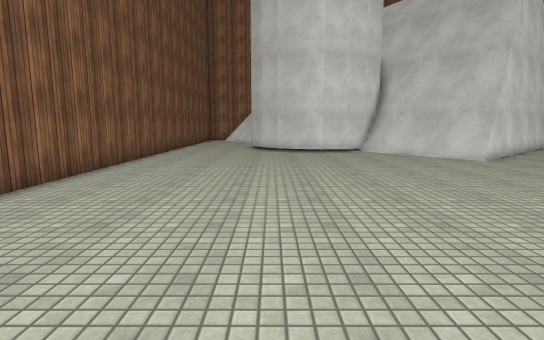
view 1 (above)

18 first-person views from a walk through a scene from a Unity 3-D project. The camera is 1.4 m above the floor, tilts 8° down and sees 80° across. The floor is counted in squares, 1 m on a side. Each view is taken from the middle of a square. On the plan, view 1 faces up. The plan holds only what a view shows up to about 15 squares ahead; the rest is blank. The place goes on beyond the plan. Surface patterns are stand-ins for the level's own textures.

view 2
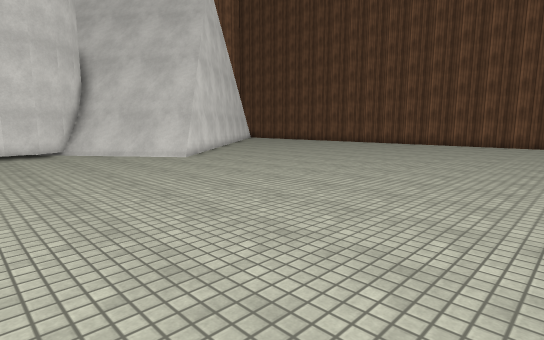

view 3
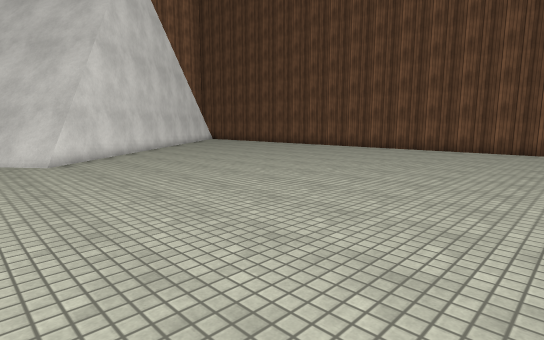

view 4
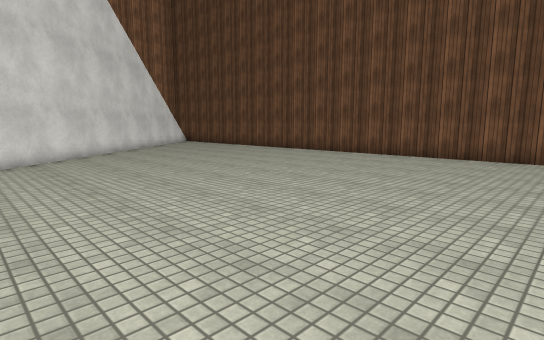

view 5
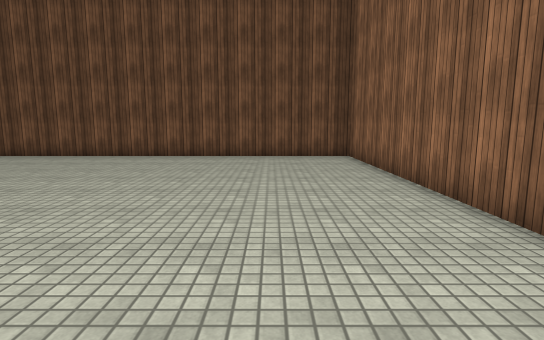

view 6
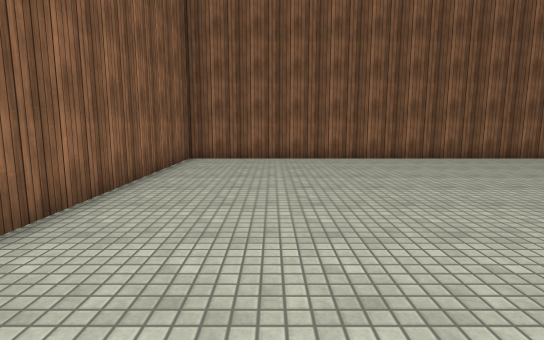

view 7
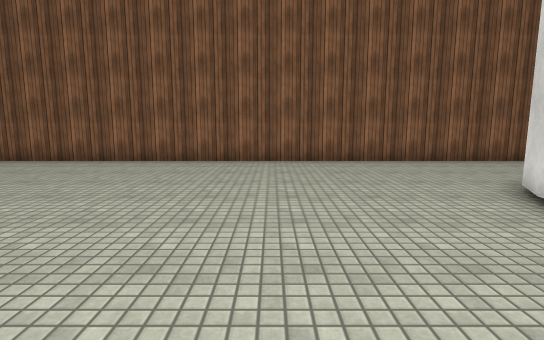

view 8
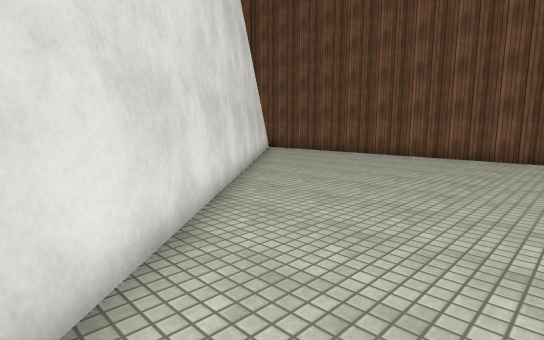

view 9
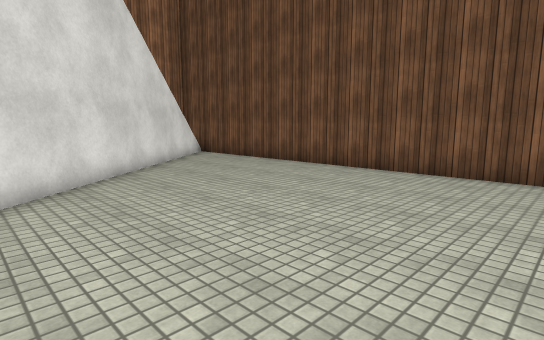

view 10
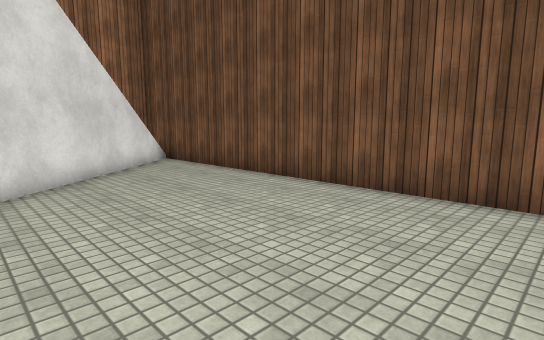

view 11
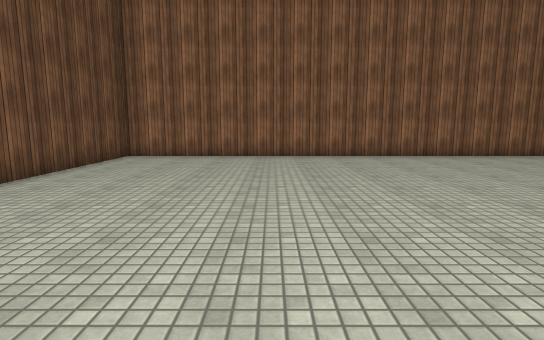

view 12
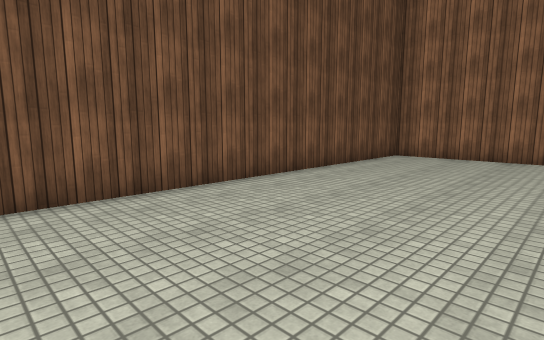

view 13
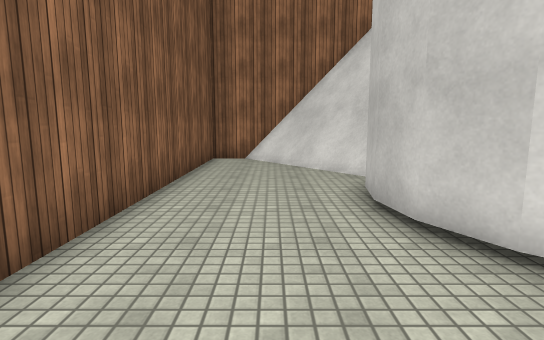

view 14
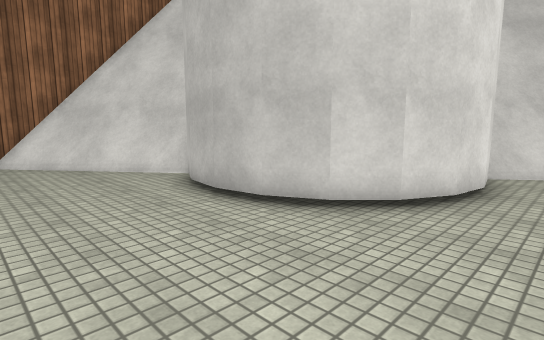

view 15
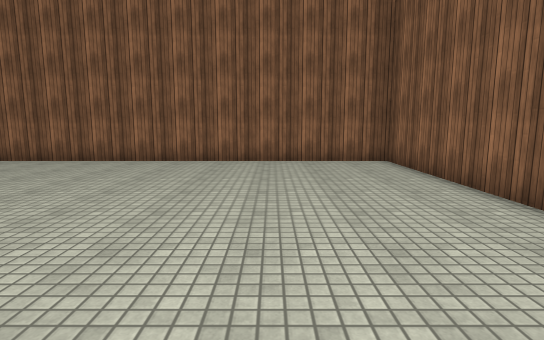

view 16
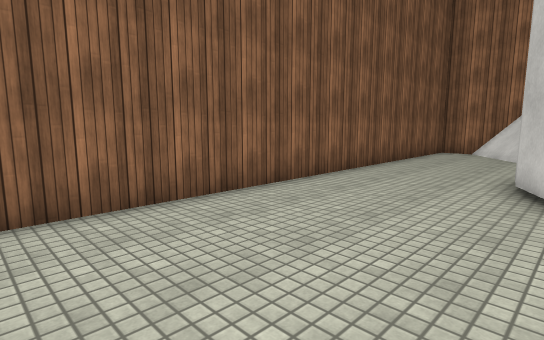

view 17
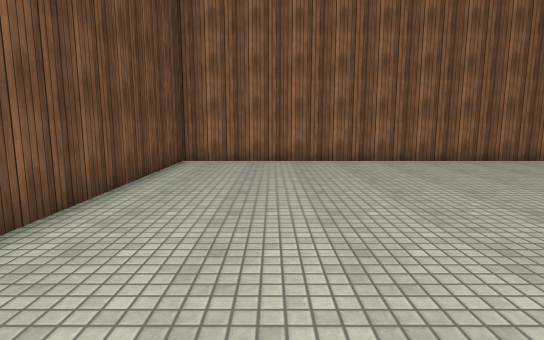

view 18
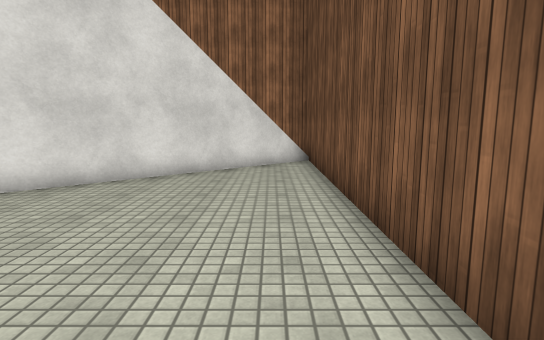

### Floor plan
Points are (right, up) in squares from view 1. A wall is a line through its corners. A room is listed if a view was taken in it or the views show most of it. See-through windows are left out.
Room 1 (views 1, 2, 3, 4, 5, 6, 7, 8, 9, 10, 11, 12, 13, 14, 15, 16, 17, 18)
walls: (8.8, 13) (7, 15.3); (8.9, 13.2) (7.3, 15.4); (9.1, 13.3) (7.5, 15.5); (6.8, 16) (5.9, 17.2); (7, 16.1) (6.2, 17.2); (6.5, 15.9) (5.6, 17.1); (4.8, 17.2) (3.8, 16.7) (2.6, 16.5) (1.4, 16.7) (0.3, 17.2) (-0.5, 18.1) (-1.1, 19.2) (-1.3, 20.3) (-1.1, 21.5) (-0.5, 22.7); (0.5, 24.2) (-2.8, 28.5); (0.3, 24.1) (-3.1, 28.5); (0.6, 24.4) (-2.5, 28.4) (-5.4, 28.4) (-5.4, -1.4) (24.5, -1.4) (24.5, 25.9); (24, 26.5) (8.3, 12.7)
low walls: (8.6, 12.8) (5, 17.3); (8.3, 12.7) (5.5, 16.4); (8.7, 12.9) (5.5, 17); (5.4, 16.5) (4.8, 17.2); (0, 23.5) (-0.5, 24.2); (0.2, 23.7) (-3.6, 28.5); (0.2, 23.9) (-3.4, 28.5); (-0.8, 24.5) (-1.5, 25.4); (-1.5, 25.5) (-3.8, 28.5)
ways out: gap at (24, 26)

Where each view was taken, in squares from view 1:
view 1: 0 up, 0 right, facing up
view 2: 0 up, 1 right, facing up-right
view 3: 0 up, 6 right, facing up-right
view 4: 2 up, 10 right, facing up-right
view 5: 2 up, 10 right, facing right
view 6: 2 up, 8 right, facing left
view 7: 12 up, 7 right, facing left
view 8: 12 up, 10 right, facing up-right
view 9: 12 up, 15 right, facing up-right
view 10: 14 up, 18 right, facing up-right
view 11: 13 up, 18 right, facing down
view 12: 13 up, 18 right, facing down-right
view 13: 15 up, 3 left, facing up
view 14: 15 up, 5 left, facing up-right
view 15: 11 up, 1 left, facing down
view 16: 11 up, 0 right, facing up-left
view 17: 11 up, 21 right, facing down
view 18: 14 up, 23 right, facing up
